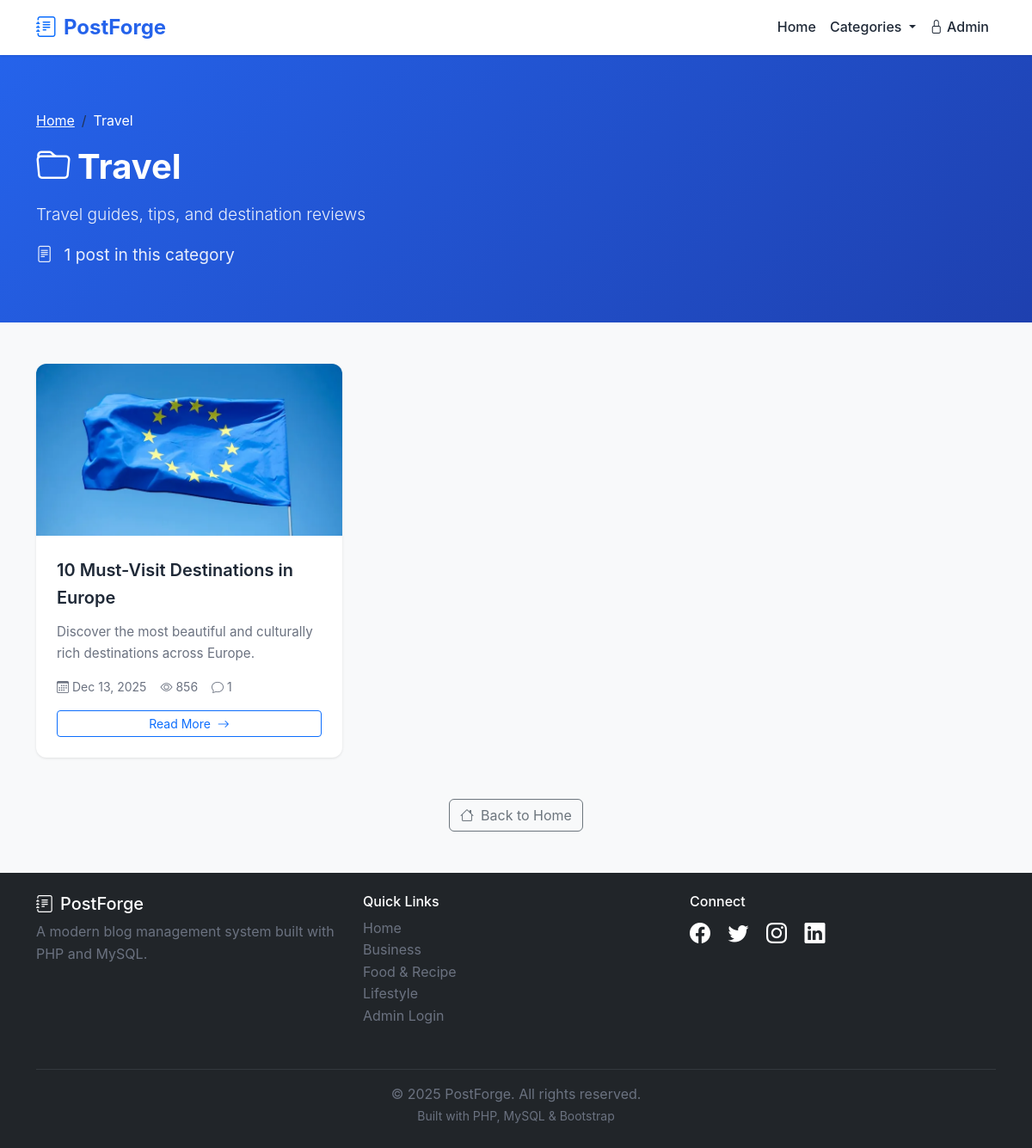
The page /category.php?slug=travel on the database its author committed.
### tables this page shows
CREATE TABLE IF NOT EXISTS categories (
    id INT PRIMARY KEY AUTO_INCREMENT,
    name VARCHAR(100) UNIQUE NOT NULL,
    slug VARCHAR(100) UNIQUE NOT NULL,
    description TEXT,
    is_demo TINYINT(1) DEFAULT 0,
    created_at TIMESTAMP DEFAULT CURRENT_TIMESTAMP,
    INDEX idx_slug (slug)
);

CREATE TABLE IF NOT EXISTS posts (
    id INT PRIMARY KEY AUTO_INCREMENT,
    title VARCHAR(255) NOT NULL,
    slug VARCHAR(255) UNIQUE NOT NULL,
    content TEXT NOT NULL,
    excerpt TEXT,
    featured_image VARCHAR(255),
    category_id INT,
    author_id INT,
    status ENUM('draft', 'published') DEFAULT 'draft',
    views INT DEFAULT 0,
    is_demo TINYINT(1) DEFAULT 0,
    created_at TIMESTAMP DEFAULT CURRENT_TIMESTAMP,
    updated_at TIMESTAMP DEFAULT CURRENT_TIMESTAMP ON UPDATE CURRENT_TIMESTAMP,
    published_at TIMESTAMP NULL,
    FOREIGN KEY (category_id) REFERENCES categories(id) ON DELETE SET NULL,
    FOREIGN KEY (author_id) REFERENCES admins(id) ON DELETE CASCADE,
    INDEX idx_slug (slug),
    INDEX idx_status (status),
    INDEX idx_category (category_id),
    INDEX idx_author (author_id),
    INDEX idx_created (created_at),
    FULLTEXT idx_search (title, content)
);

### includes/functions.php (called while the page is built, shortened)
<?php
function sanitize($data) {
    return htmlspecialchars($data, ENT_QUOTES, 'UTF-8');
}
function formatDate($date, $format = 'M d, Y') {
    return date($format, strtotime($date));
}
function truncate($text, $length = 100, $suffix = '...') {
    return $text;
}
function formatNumber($number) {
    return number_format($number);
}

### public/category.php (the view, shortened to what this page needs)
<?php
require_once '../includes/functions.php';
$categorySlug = $_GET['slug'] ?? '';
try {
    $db = getDB();
    $catStmt = $db->prepare("SELECT * FROM categories WHERE slug = :slug");
    $catStmt->execute(['slug' => $categorySlug]);
    $category = $catStmt->fetch();
    $page = isset($_GET['page']) ? (int)$_GET['page'] : 1;
    $countStmt = $db->prepare("
        SELECT COUNT(*) as count FROM posts
        WHERE category_id = :category_id AND status = 'published'
    ");
    $countStmt->execute(['category_id' => $category['id']]);
    $total = $countStmt->fetch()['count'];
    $pagination = getPagination($total, POSTS_PER_PAGE, $page);
    $postsStmt = $db->prepare("
        SELECT p.*, c.name as category_name, c.slug as category_slug, a.full_name as author_name,
               (SELECT COUNT(*) FROM comments WHERE post_id = p.id AND status = 'approved') as comment_count
        FROM posts p
        LEFT JOIN categories c ON p.category_id = c.id
        LEFT JOIN admins a ON p.author_id = a.id
        WHERE p.category_id = :category_id AND p.status = 'published'
        ORDER BY p.published_at DESC
        LIMIT :offset, :limit
    ");
    $postsStmt->execute([
        'category_id' => $category['id'],
        'offset' => $pagination['offset'],
        'limit' => POSTS_PER_PAGE
    ]);
    $posts = $postsStmt->fetchAll();
} catch (PDOException $e) {
    header('Location: index.php');
    exit;
}
include 'includes/header.php';
?>
<div class="hero-section">
    <div class="container">
        <nav aria-label="breadcrumb">
            <ol class="breadcrumb">
                <li class="breadcrumb-item"><a href="index.php" class="text-white">Home</a></li>
                <li class="breadcrumb-item active text-white" aria-current="page">
                    <?php echo sanitize($category['name']); ?>
                </li>
            </ol>
        </nav>
        <h1><i class="bi bi-folder me-2"></i><?php echo sanitize($category['name']); ?></h1>
        <?php if ($category['description']): ?>
            <p class="lead"><?php echo sanitize($category['description']); ?></p>
        <?php endif; ?>
        <p class="mb-0">
            <i class="bi bi-file-text me-2"></i>
            <?php echo formatNumber($total); ?> post<?php echo $total != 1 ? 's' : ''; ?> in this category
        </p>
    </div>
</div>
<div class="container mb-5">
    <div class="row">
        <?php if (empty($posts)): ?>
            <div class="col-12">
                <div class="alert alert-info">
                    <i class="bi bi-info-circle me-2"></i>
                    No posts in this category yet.
                    <a href="index.php" class="alert-link">Browse all posts</a>
                </div>
            </div>
        <?php else: ?>
            <?php foreach ($posts as $post): ?>
                <div class="col-md-6 col-lg-4 mb-4">
                    <div class="card post-card">
                        <?php if ($post['featured_image']): ?>
                            <img src="<?php echo UPLOAD_URL . sanitize($post['featured_image']); ?>"
                                 alt="<?php echo sanitize($post['title']); ?>"
                                 class="post-card-img">
                        <?php else: ?>
                            <div class="post-card-img bg-secondary d-flex align-items-center justify-content-center">
                                <i class="bi bi-image text-white" style="font-size: 3rem;"></i>
                            </div>
                        <?php endif; ?>
                        <div class="post-card-body">
                            <a href="post.php?slug=<?php echo $post['slug']; ?>"
                               class="post-card-title">
                                <?php echo sanitize($post['title']); ?>
                            </a>
                            <p class="post-card-excerpt">
                                <?php echo sanitize(truncate($post['excerpt'], 100)); ?>
                            </p>
                            <div class="post-meta">
                                <span class="post-meta-item">
                                    <i class="bi bi-calendar3"></i>
                                    <?php echo formatDate($post['published_at'], 'M d, Y'); ?>
                                </span>
                                <span class="post-meta-item">
                                    <i class="bi bi-eye"></i>
                                    <?php echo formatNumber($post['views']); ?>
                                </span>
                                <span class="post-meta-item">
                                    <i class="bi bi-chat"></i>
                                    <?php echo $post['comment_count']; ?>
                                </span>
                            </div>
                            <a href="post.php?slug=<?php echo $post['slug']; ?>"
                               class="btn btn-outline-primary btn-sm mt-3 w-100">
                                Read More <i class="bi bi-arrow-right ms-1"></i>
                            </a>
                        </div>
                    </div>
                </div>
            <?php endforeach; ?>
        <?php endif; ?>
    </div>
    <div class="text-center mt-4">
        <a href="index.php" class="btn btn-outline-secondary">
            <i class="bi bi-house me-2"></i>Back to Home
        </a>
    </div>
</div>
<?php include 'includes/footer.php'; ?>

### public/includes/footer.php (shortened to what this page needs)
    </main>
    <footer class="bg-dark text-white mt-5 py-4">
        <div class="container">
            <div class="row">
                <div class="col-md-4 mb-3">
                    <h5><i class="bi bi-journal-text me-2"></i><?php echo SITE_NAME; ?></h5>
                    <p class="text-muted">A modern blog management system built with PHP and MySQL.</p>
                </div>
                <div class="col-md-4 mb-3">
                    <h6>Quick Links</h6>
                    <ul class="list-unstyled">
                        <li><a href="index.php" class="text-muted text-decoration-none">Home</a></li>
                        <?php
                        try {
                            $db = getDB();
                            $footerCatsStmt = $db->query("SELECT * FROM categories ORDER BY name ASC LIMIT 3");
                            $footerCategories = $footerCatsStmt->fetchAll();
                            foreach ($footerCategories as $footerCat):
                        ?>
                            <li>
                                <a href="category.php?slug=<?php echo $footerCat['slug']; ?>"
                                   class="text-muted text-decoration-none">
                                    <?php echo sanitize($footerCat['name']); ?>
                                </a>
                            </li>
                        <?php
                            endforeach;
                        } catch (PDOException $e) {
                        }
                        ?>
                        <li><a href="../admin/login.php" class="text-muted text-decoration-none">Admin Login</a></li>
                    </ul>
                </div>
                <div class="col-md-4 mb-3">
                    <h6>Connect</h6>
                    <div class="social-links">
                        <a href="#" class="text-white me-3"><i class="bi bi-facebook"></i></a>
                        <a href="#" class="text-white me-3"><i class="bi bi-twitter"></i></a>
                        <a href="#" class="text-white me-3"><i class="bi bi-instagram"></i></a>
                        <a href="#" class="text-white me-3"><i class="bi bi-linkedin"></i></a>
                    </div>
                </div>
            </div>
            <hr class="border-secondary">
            <div class="text-center text-muted">
                <p class="mb-0">&copy; <?php echo date('Y'); ?> <?php echo SITE_NAME; ?>. All rights reserved.</p>
                <small>Built with PHP, MySQL & Bootstrap</small>
            </div>
        </div>
    </footer>
</body>
</html>

### assets/css/public.css (style rules this page uses)
:root { --primary-blue: #2563eb; --primary-dark: #1e40af; --success-green: #10b981; --warning-orange: #f59e0b; --danger-red: #ef4444; --info-cyan: #06b6d4; --dark-gray: #1f2937; --medium-gray: #6b7280; --light-gray: #f3f4f6; --border-gray: #e5e7eb; }
* { margin: 0; padding: 0; box-sizing: border-box; }
body { font-family: 'Inter', 'Segoe UI', 'Roboto', sans-serif; background-color: #f8f9fa; color: var(--dark-gray); line-height: 1.6; }
.hero-section { background: linear-gradient(135deg, var(--primary-blue) 0%, var(--primary-dark) 100%); color: white; padding: 4rem 0; margin-bottom: 3rem; }
.hero-section h1 { font-size: 2.5rem; font-weight: 700; margin-bottom: 1rem; }
.hero-section p { font-size: 1.2rem; opacity: 0.9; }
.post-card { border: none; border-radius: 12px; box-shadow: 0 1px 3px rgba(0, 0, 0, 0.1); transition: all 0.3s ease; overflow: hidden; height: 100%; background: white; }
.post-card-img { height: 200px; object-fit: cover; transition: transform 0.3s ease; }
.post-card-body { padding: 1.5rem; }
.post-card-title { font-size: 1.25rem; font-weight: 600; margin-bottom: 0.75rem; color: var(--dark-gray); text-decoration: none; display: block; transition: color 0.3s ease; }
.post-card-excerpt { color: var(--medium-gray); font-size: 0.95rem; margin-bottom: 1rem; line-height: 1.6; }
.post-meta { display: flex; align-items: center; gap: 1rem; font-size: 0.875rem; color: var(--medium-gray); flex-wrap: wrap; }
.post-meta-item { display: flex; align-items: center; gap: 0.25rem; }
footer { margin-top: 4rem; }
.social-links a { font-size: 1.5rem; transition: opacity 0.3s ease; }
.text-muted { color: var(--medium-gray) !important; }

### rows shown on the page
categories: name "Travel", description "Travel guides, tips, and destination reviews"
posts: featured_image (picture), title "10 Must-Visit Destinations in Europe", excerpt "Discover the most beautiful and culturally rich destinations across Europe.", published_at "Dec 13, 2025", views "856", comment_count "1"
categories: name "Business"
categories: name "Food & Recipe"
categories: name "Lifestyle"

### other values the page prints
SITE_NAME "PostForge"
formatNumber($total) "1"
